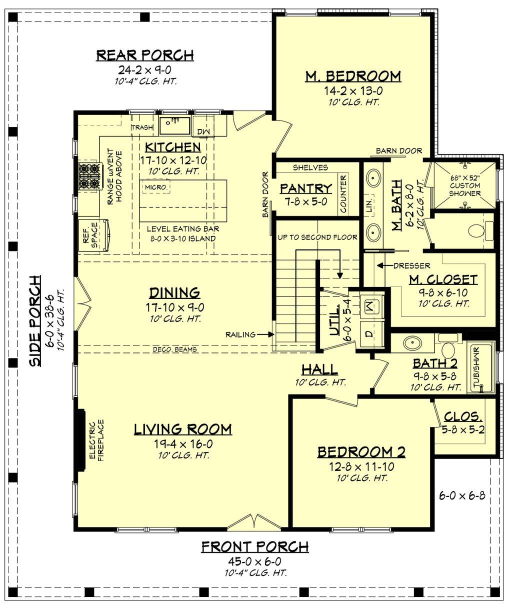
#> input picture images/0_13.jpg, 1024 x 1216 px (shown at 1/2 size); its folder holds only this picture in this run
$ python 'Remove Redundant.py'
#> lines starting #> are read from the running program, lines starting #| are printed output that depends on the picture
import os
import numpy as np
import cv2
from PIL import Image
from tqdm import tqdm
from skimage.metrics import structural_similarity as ssim
import shutil

def image_to_array(image_path):
#> called with image_path = 'images/0_13.jpg'
    try:
        image = Image.open(image_path).convert('L')  # Convert to grayscale
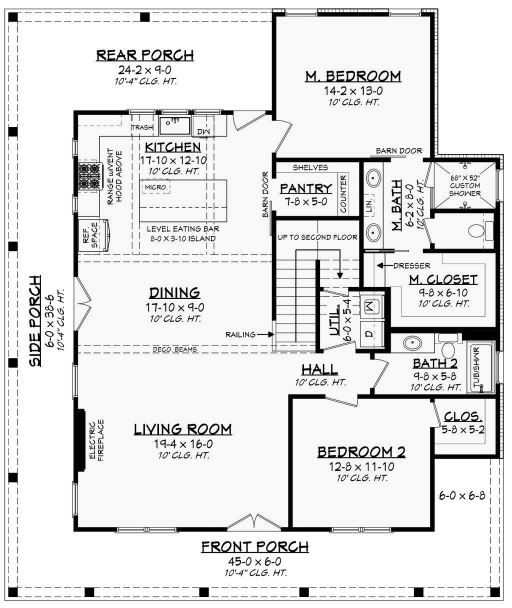
#> image: PIL image 1024x1216 L (shown at 1/2 size); min 0, max 255, mean 226.7
        image = image.resize((100, 100))  # Resize for uniformity
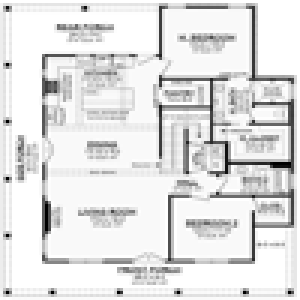
#> image: PIL image 100x100 L (shown 3 times larger); min 0, max 255, mean 226.4
        return np.array(image)
    except Exception as e:
        print(f"Error processing {image_path}: {e}")
        return None

def find_redundant_images(image_folder, similarity_threshold=0.89):
    image_files = [f for f in os.listdir(image_folder) if f.lower().endswith(('png', 'jpg', 'jpeg'))]
    image_data = {}
    redundant_images = set()

    print(f"Found {len(image_files)} images for comparison.")

    for img in tqdm(image_files, desc="Processing Images"):
        img_path = os.path.join(image_folder, img)
        img_array = image_to_array(img_path)
        if img_array is not None:
            image_data[img] = img_array

    img_names = list(image_data.keys())
#> img_names = ['0_13.jpg']

    for i in range(len(img_names)):
        for j in range(i + 1, len(img_names)):
            img1, img2 = img_names[i], img_names[j]
            ssim_score = ssim(image_data[img1], image_data[img2])
            print(f"Comparing {img1} and {img2} - SSIM: {ssim_score:.4f}")
            if ssim_score > similarity_threshold:
                redundant_images.add(img2)
                print(f"Marked {img2} as redundant (SSIM: {ssim_score:.4f})")
#> this loop made 1 pass
#> after the loop, redundant_images = 0 items

    print(f"Identified {len(redundant_images)} redundant images.")
#| Identified 0 redundant images.
    return redundant_images

def remove_images(image_folder, redundant_images, move_to_folder=None):
    if not redundant_images:
        print("No redundant images found. Exiting.")
        return

    for img in redundant_images:
        img_path = os.path.join(image_folder, img)
        if move_to_folder:
            shutil.move(img_path, os.path.join(move_to_folder, img))
            print(f"Moved {img} to {move_to_folder}")
        else:
            os.remove(img_path)
            print(f"Removed: {img}")

    print("Duplicate removal process completed!")

if __name__ == "__main__":
    image_folder = "images/"  # Change this to your folder
    move_to_folder = "duplicates"  # Optional: Folder to move duplicates instead of deleting
    os.makedirs(move_to_folder, exist_ok=True)

    redundant_images = find_redundant_images(image_folder)
#> redundant_images = 0 items
    remove_images(image_folder, redundant_images, move_to_folder=move_to_folder)

$ run again, on images/10_30.jpg
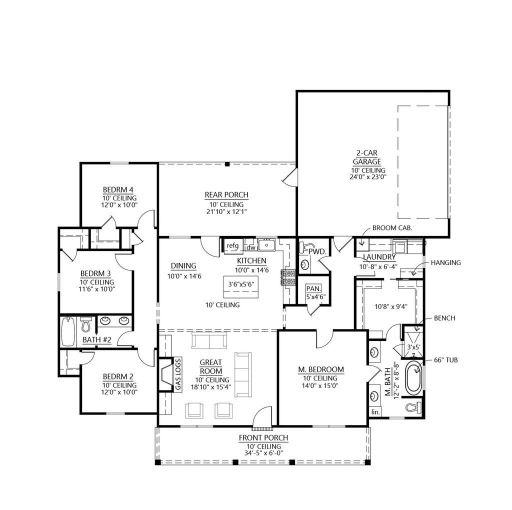
#> input picture images/10_30.jpg, 1024 x 1020 px (shown at 1/2 size)
#> in image_to_array, `image = image.resize((100, 100))`:
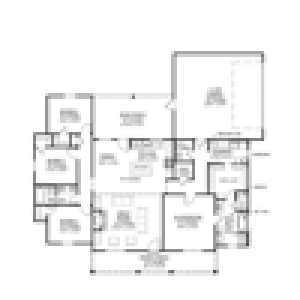
#> image: PIL image 100x100 L (shown 3 times larger); min 75, max 255, mean 243
#> img_names = ['10_30.jpg']
#> the loop in find_redundant_images, `for i in range(len(img_names)):` made 1 pass
#> after the loop in find_redundant_images, `for i in range(len(img_names)):`: redundant_images = 0 items
#| Identified 0 redundant images.

$ run again, on images/13_13.jpg
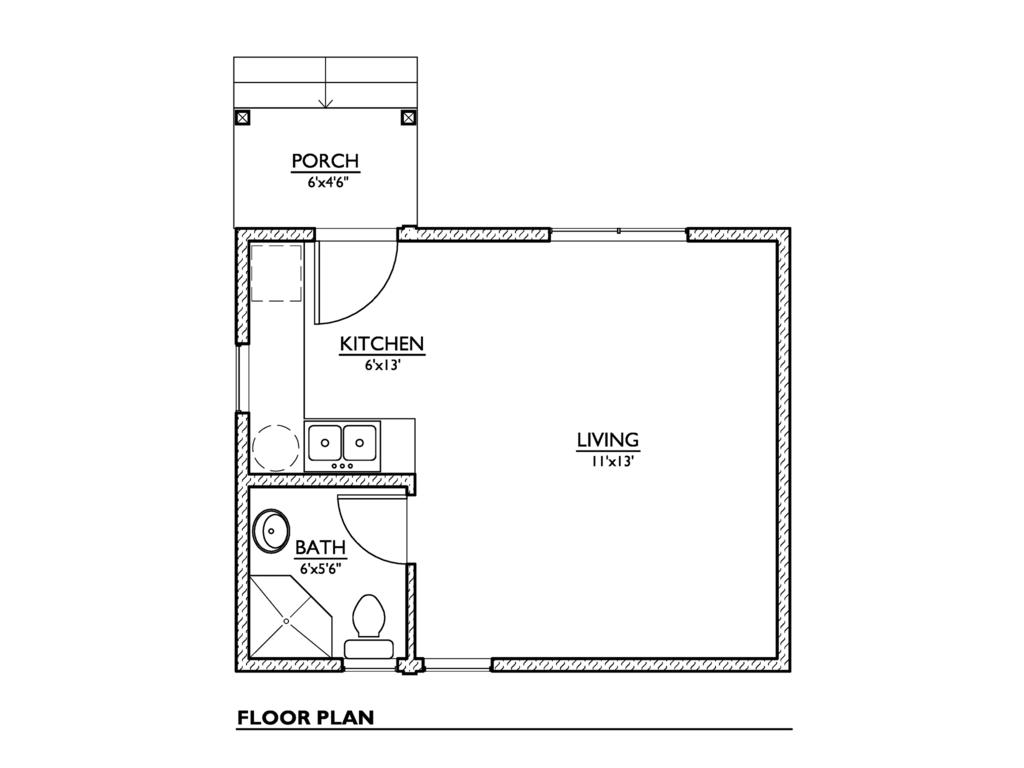
#> input picture images/13_13.jpg, 1024 x 768 px
#> in image_to_array, `image = image.resize((100, 100))`:
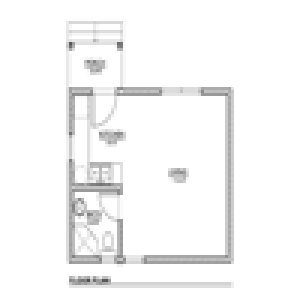
#> image: PIL image 100x100 L (shown 3 times larger); min 79, max 255, mean 246.9
#> img_names = ['13_13.jpg']
#> the loop in find_redundant_images, `for i in range(len(img_names)):` made 1 pass
#> after the loop in find_redundant_images, `for i in range(len(img_names)):`: redundant_images = 0 items
#| Identified 0 redundant images.

$ run again, on images/13_19.jpg
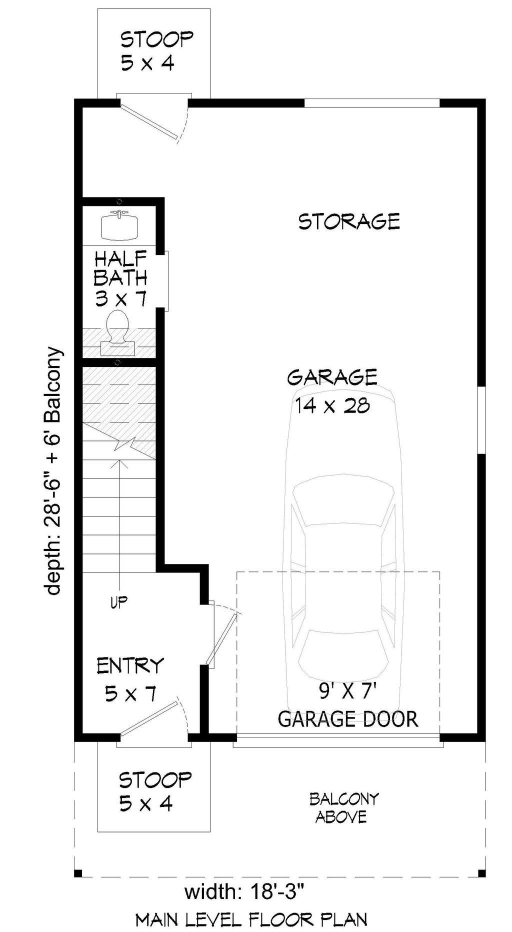
#> input picture images/13_19.jpg, 1024 x 1863 px (shown at 1/2 size)
#> in image_to_array, `image = image.resize((100, 100))`:
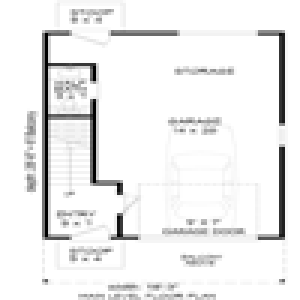
#> image: PIL image 100x100 L (shown 3 times larger); min 0, max 255, mean 238.9
#> img_names = ['13_19.jpg']
#> the loop in find_redundant_images, `for i in range(len(img_names)):` made 1 pass
#> after the loop in find_redundant_images, `for i in range(len(img_names)):`: redundant_images = 0 items
#| Identified 0 redundant images.

$ run again, on images/0_26.jpg
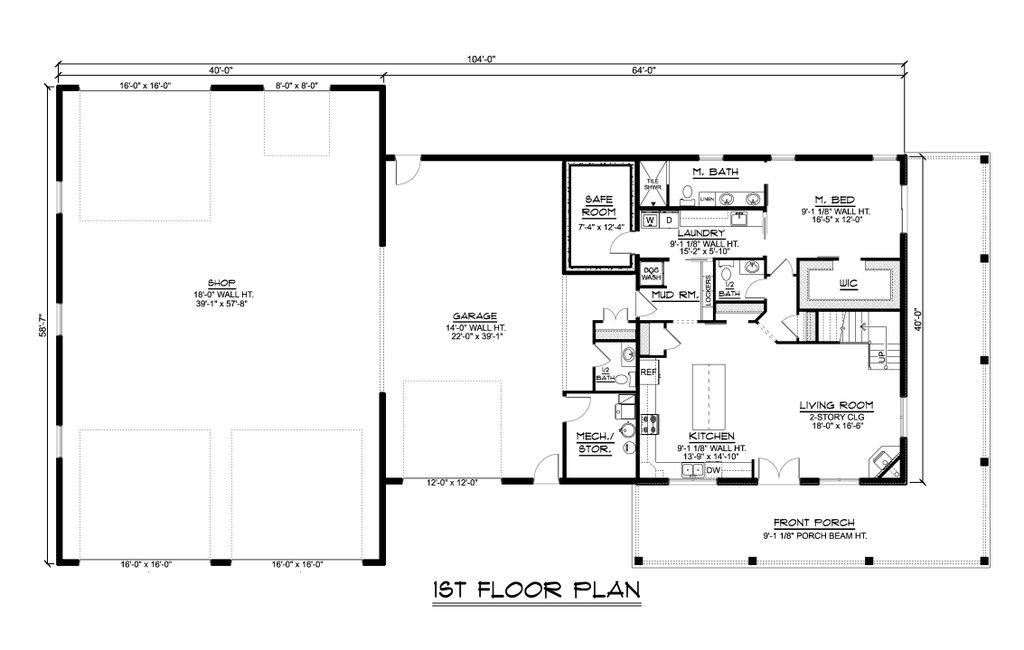
#> input picture images/0_26.jpg, 1024 x 650 px
#> in image_to_array, `image = image.resize((100, 100))`:
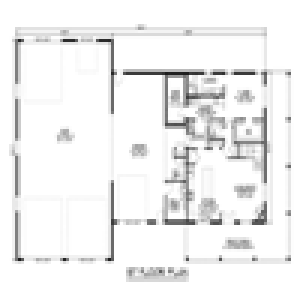
#> image: PIL image 100x100 L (shown 3 times larger); min 29, max 255, mean 241.2
#> img_names = ['0_26.jpg']
#> the loop in find_redundant_images, `for i in range(len(img_names)):` made 1 pass
#> after the loop in find_redundant_images, `for i in range(len(img_names)):`: redundant_images = 0 items
#| Identified 0 redundant images.
